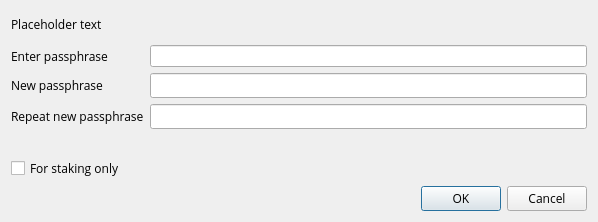
<?xml version="1.0" encoding="UTF-8"?>
<ui version="4.0">
 <class>AskPassphraseDialog</class>
 <widget class="QDialog" name="AskPassphraseDialog">
  <property name="geometry">
   <rect>
    <x>0</x>
    <y>0</y>
    <width>598</width>
    <height>222</height>
   </rect>
  </property>
  <property name="sizePolicy">
   <sizepolicy hsizetype="Preferred" vsizetype="Minimum">
    <horstretch>0</horstretch>
    <verstretch>0</verstretch>
   </sizepolicy>
  </property>
  <property name="minimumSize">
   <size>
    <width>550</width>
    <height>0</height>
   </size>
  </property>
  <property name="windowTitle">
   <string>Passphrase Dialog</string>
  </property>
  <layout class="QVBoxLayout" name="verticalLayout">
   <property name="sizeConstraint">
    <enum>QLayout::SetMinimumSize</enum>
   </property>
   <item>
    <widget class="QLabel" name="warningLabel">
     <property name="font">
      <font>
       <family>Open Sans</family>
      </font>
     </property>
     <property name="text">
      <string notr="true">Placeholder text</string>
     </property>
     <property name="textFormat">
      <enum>Qt::RichText</enum>
     </property>
     <property name="wordWrap">
      <bool>true</bool>
     </property>
    </widget>
   </item>
   <item>
    <layout class="QFormLayout" name="formLayout">
     <property name="sizeConstraint">
      <enum>QLayout::SetMinimumSize</enum>
     </property>
     <property name="fieldGrowthPolicy">
      <enum>QFormLayout::AllNonFixedFieldsGrow</enum>
     </property>
     <item row="0" column="0">
      <widget class="QLabel" name="passLabel1">
       <property name="font">
        <font>
         <family>Open Sans</family>
        </font>
       </property>
       <property name="text">
        <string>Enter passphrase</string>
       </property>
      </widget>
     </item>
     <item row="0" column="1">
      <widget class="QLineEdit" name="passEdit1">
       <property name="font">
        <font>
         <family>Helvetica</family>
        </font>
       </property>
       <property name="echoMode">
        <enum>QLineEdit::Password</enum>
       </property>
      </widget>
     </item>
     <item row="1" column="0">
      <widget class="QLabel" name="passLabel2">
       <property name="font">
        <font>
         <family>Open Sans</family>
        </font>
       </property>
       <property name="text">
        <string>New passphrase</string>
       </property>
      </widget>
     </item>
     <item row="1" column="1">
      <widget class="QLineEdit" name="passEdit2">
       <property name="font">
        <font>
         <family>Open Sans</family>
        </font>
       </property>
       <property name="echoMode">
        <enum>QLineEdit::Password</enum>
       </property>
      </widget>
     </item>
     <item row="2" column="0">
      <widget class="QLabel" name="passLabel3">
       <property name="font">
        <font>
         <family>Open Sans</family>
        </font>
       </property>
       <property name="text">
        <string>Repeat new passphrase</string>
       </property>
      </widget>
     </item>
     <item row="2" column="1">
      <widget class="QLineEdit" name="passEdit3">
       <property name="font">
        <font>
         <family>Open Sans</family>
        </font>
       </property>
       <property name="echoMode">
        <enum>QLineEdit::Password</enum>
       </property>
      </widget>
     </item>
     <item row="3" column="1">
      <widget class="QLabel" name="capsLabel">
       <property name="font">
        <font>
         <family>Open Sans</family>
         <weight>75</weight>
         <bold>true</bold>
        </font>
       </property>
       <property name="text">
        <string/>
       </property>
       <property name="alignment">
        <set>Qt::AlignCenter</set>
       </property>
      </widget>
     </item>
     <item row="4" column="0">
      <widget class="QCheckBox" name="stakingCheckBox">
       <property name="enabled">
        <bool>true</bool>
       </property>
       <property name="font">
        <font>
         <family>Open Sans</family>
        </font>
       </property>
       <property name="visible">
        <bool>false</bool>
       </property>
       <property name="toolTip">
        <string>Serves to disable the trivial sendmoney when OS account compromised. Provides no real security.</string>
       </property>
       <property name="text">
        <string>For staking only</string>
       </property>
      </widget>
     </item>
    </layout>
   </item>
   <item>
    <widget class="QDialogButtonBox" name="buttonBox">
     <property name="font">
      <font>
       <family>Open Sans</family>
      </font>
     </property>
     <property name="orientation">
      <enum>Qt::Horizontal</enum>
     </property>
     <property name="standardButtons">
      <set>QDialogButtonBox::Cancel|QDialogButtonBox::Ok</set>
     </property>
    </widget>
   </item>
  </layout>
 </widget>
 <resources/>
 <connections>
  <connection>
   <sender>buttonBox</sender>
   <signal>accepted()</signal>
   <receiver>AskPassphraseDialog</receiver>
   <slot>accept()</slot>
   <hints>
    <hint type="sourcelabel">
     <x>20</x>
     <y>20</y>
    </hint>
    <hint type="destinationlabel">
     <x>20</x>
     <y>20</y>
    </hint>
   </hints>
  </connection>
  <connection>
   <sender>buttonBox</sender>
   <signal>rejected()</signal>
   <receiver>AskPassphraseDialog</receiver>
   <slot>reject()</slot>
   <hints>
    <hint type="sourcelabel">
     <x>20</x>
     <y>20</y>
    </hint>
    <hint type="destinationlabel">
     <x>20</x>
     <y>20</y>
    </hint>
   </hints>
  </connection>
 </connections>
</ui>
